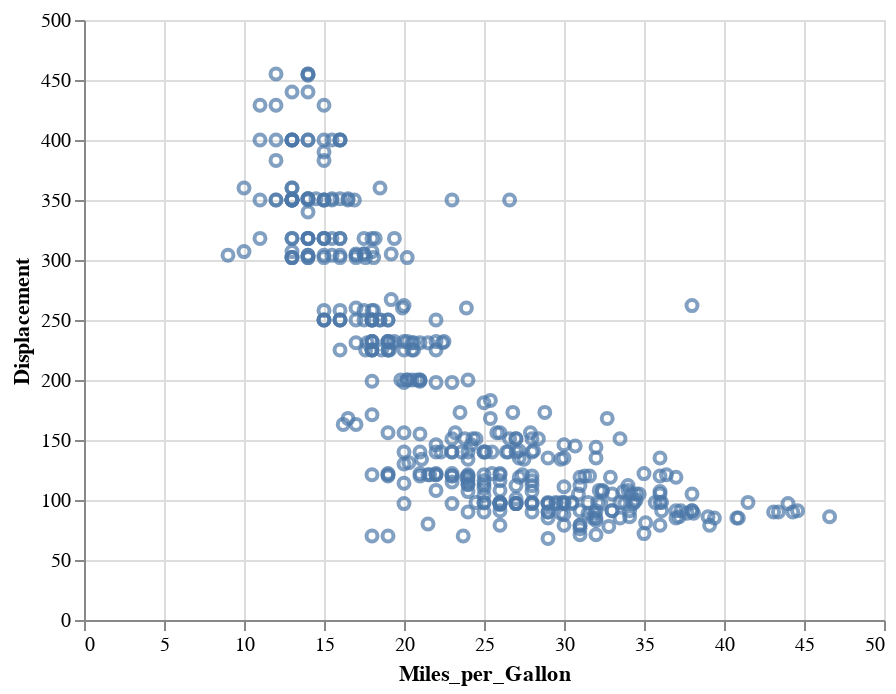

The notebook cell saved with this chart:
### Code cell
cars_chart.mark_point().encode(x = 'Miles_per_Gallon', y = 'Displacement')

### Figure 1 — Vega-Lite specification as saved in the notebook (floating-point values rounded to 4 significant figures; data arrays with more than 128 entries replaced by an {"elided": "..."} marker saying what was removed)
{"config": {"view": {"continuousWidth": 400, "continuousHeight": 300}}, "data": {"name": "data-f02450ab61490a1363517a0190416235"}, "mark": "point", "encoding": {"x": {"type": "quantitative", "field": "Miles_per_Gallon"}, "y": {"type": "quantitative", "field": "Displacement"}}, "$schema": "https://vega.github.io/schema/vega-lite/v4.8.1.json", "datasets": {"data-f02450ab61490a1363517a0190416235": {"elided": "406 records"}}}
